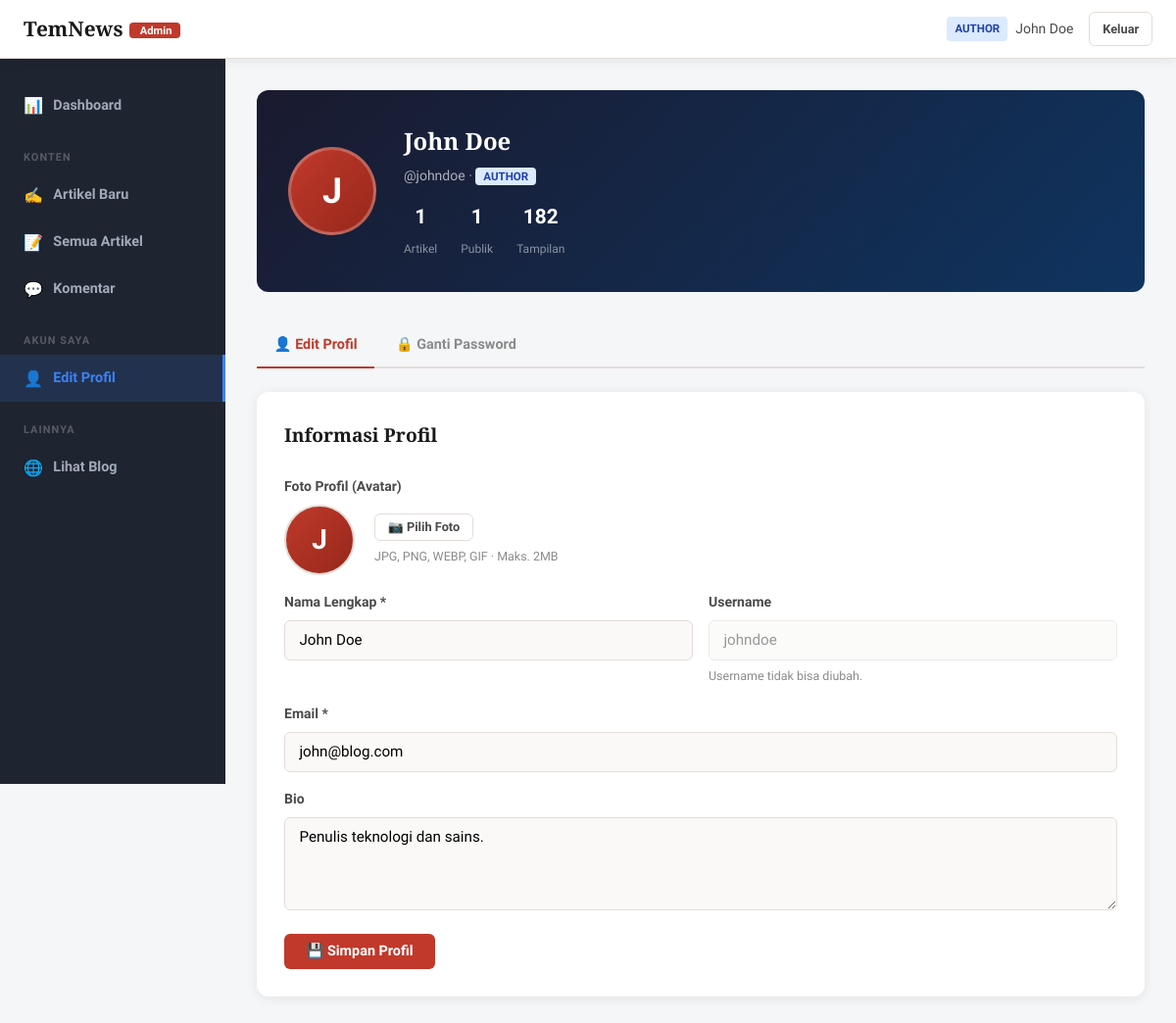
Screenshot of /admin/profil.php (signed in) with the database file from the repository.
### tables this page shows
CREATE TABLE users (
    id INT AUTO_INCREMENT PRIMARY KEY,
    username VARCHAR(50) UNIQUE NOT NULL,
    email VARCHAR(100) UNIQUE NOT NULL,
    password VARCHAR(255) NOT NULL,
    full_name VARCHAR(100) NOT NULL,
    role ENUM('admin', 'author') DEFAULT 'author',
    avatar VARCHAR(255) DEFAULT NULL,
    bio TEXT DEFAULT NULL,
    created_at TIMESTAMP DEFAULT CURRENT_TIMESTAMP,
    updated_at TIMESTAMP DEFAULT CURRENT_TIMESTAMP ON UPDATE CURRENT_TIMESTAMP
);

### config.php (called while the page is built, shortened)
<?php
function escape($str) {
    return htmlspecialchars($str ?? '', ENT_QUOTES, 'UTF-8');
}

### admin/profil.php (the view, shortened to what this page needs)
<?php
require_once '../config.php';
$stmt = $pdo->prepare("SELECT * FROM users WHERE id = ?");
$stmt->execute([$_SESSION['user_id']]);
$tab      = $_GET['tab'] ?? 'profil';
$stmt->execute([$_SESSION['user_id']]);
$user = $stmt->fetch();
$artCount   = $pdo->prepare("SELECT COUNT(*) FROM articles WHERE author_id=?"); $artCount->execute([$user['id']]);
$artTotal   = $artCount->fetchColumn();
$artPublished = $pdo->prepare("SELECT COUNT(*) FROM articles WHERE author_id=? AND status='published'"); $artPublished->execute([$user['id']]); $artPub = $artPublished->fetchColumn();
$totalViews = $pdo->prepare("SELECT COALESCE(SUM(views),0) FROM articles WHERE author_id=?"); $totalViews->execute([$user['id']]); $views = $totalViews->fetchColumn();
?>
<!DOCTYPE html>
<html lang="id">
<head>
<link rel="stylesheet" href="../assets/style.css">
</head>
<body class="admin-body">
<?php include 'partials/admin-nav.php'; ?>
<div class="admin-layout">
  <?php include 'partials/admin-sidebar.php'; ?>
  <main class="admin-main">
    <div class="profile-hero">
      <div class="avatar-wrap">
        <div class="avatar-lg">
          <?php if (!empty($user['avatar_path']) && file_exists(UPLOAD_PATH . $user['avatar_path'])): ?>
            <img src="<?= escape(UPLOAD_URL . $user['avatar_path']) ?>" alt="Avatar">
          <?php else: ?>
            <?= strtoupper(substr($user['full_name'], 0, 1)) ?>
          <?php endif; ?>
        </div>
      </div>
      <div>
        <h2><?= escape($user['full_name']) ?></h2>
        <p>@<?= escape($user['username']) ?> · <span class="role-badge <?= $user['role'] ?>"><?= ucfirst($user['role']) ?></span></p>
        <div class="profile-stats">
          <div class="pstat"><strong><?= $artTotal ?></strong><span>Artikel</span></div>
          <div class="pstat"><strong><?= $artPub ?></strong><span>Publik</span></div>
          <div class="pstat"><strong><?= number_format($views) ?></strong><span>Tampilan</span></div>
        </div>
      </div>
    </div>
    <div class="profile-tabs">
      <a href="?tab=profil" class="<?= $tab==='profil'?'active':'' ?>">👤 Edit Profil</a>
      <a href="?tab=password" class="<?= $tab==='password'?'active':'' ?>">🔒 Ganti Password</a>
    </div>
    <?php if ($tab === 'profil'): ?>
    <div class="form-card">
      <h3 style="font-family:var(--font-serif);font-size:1.2rem;margin-bottom:1.5rem">Informasi Profil</h3>
      <form method="POST" enctype="multipart/form-data">
        <div class="form-group">
          <label>Foto Profil (Avatar)</label>
          <div class="avatar-preview-wrap">
            <div class="avatar-preview" id="avatarPreview">
              <?php if (!empty($user['avatar_path']) && file_exists(UPLOAD_PATH . $user['avatar_path'])): ?>
                <img src="<?= escape(UPLOAD_URL . $user['avatar_path']) ?>" alt="Avatar" id="avatarImg">
              <?php else: ?>
                <span id="avatarInitial"><?= strtoupper(substr($user['full_name'], 0, 1)) ?></span>
              <?php endif; ?>
            </div>
            <div>
              <button type="button" onclick="document.getElementById('avatarInput').click()" class="btn-outline sm">📷 Pilih Foto</button>
              <p class="hint">JPG, PNG, WEBP, GIF · Maks. 2MB</p>
            </div>
          </div>
        </div>
        <div class="form-row">
          <div class="form-group">
            <label>Nama Lengkap *</label>
            <input type="text" name="full_name" value="<?= escape($user['full_name']) ?>" required>
          </div>
          <div class="form-group">
            <label>Username</label>
            <input type="text" value="<?= escape($user['username']) ?>" disabled style="opacity:.6;cursor:not-allowed">
            <p class="hint">Username tidak bisa diubah.</p>
          </div>
        </div>
        <div class="form-group">
          <label>Email *</label>
          <input type="email" name="email" value="<?= escape($user['email']) ?>" required>
        </div>
        <div class="form-group">
          <label>Bio</label>
          <textarea name="bio" rows="4" placeholder="Ceritakan tentang diri Anda..."><?= escape($user['bio'] ?? '') ?></textarea>
        </div>
        <button type="submit" name="save_profile" class="btn-primary">💾 Simpan Profil</button>
      </form>
    </div>
    <?php endif; ?>
  </main>
</div>
</body>
</html>

### assets/style.css (style rules this page uses)
:root { --ink: #1a1a1a; --ink-soft: #4a4a4a; --ink-muted: #8a8a8a; --paper: #faf9f7; --paper-dark: #f0ede8; --accent: #c0392b; --accent-dark: #96281b; --accent-light: #f8e8e7; --gold: #b8860b; --border: #e2ddd8; --white: #ffffff; --admin-bg: #f4f6f8; --admin-sidebar: #1e2430; --admin-sidebar-text: #a0aab8; --admin-accent: #3b82f6; --shadow: 0 2px 12px rgba(0,0,0,0.08); --shadow-md: 0 4px 24px rgba(0,0,0,0.12); --radius: 6px; --radius-lg: 12px; --font-serif: 'Playfair Display', Georgia, serif; --font-sans: 'Source Sans 3', system-ui, sans-serif; }
*, *::before, *::after { box-sizing: border-box; margin: 0; padding: 0; }
html { scroll-behavior: smooth; }
body { font-family: var(--font-sans); font-size: 1rem; line-height: 1.7; color: var(--ink); background: var(--paper); -webkit-font-smoothing: antialiased; }
a { color: inherit; text-decoration: none; transition: color 0.2s; }
input, textarea, select, button { font-family: inherit; font-size: inherit; }
button { cursor: pointer; border: none; background: none; }
.btn-primary { display: inline-block; background: var(--accent); color: var(--white) !important; padding: 0.6rem 1.4rem; border-radius: var(--radius); font-weight: 600; font-size: 0.9rem; transition: background 0.2s, transform 0.15s; border: none; }
.btn-outline { display: inline-block; border: 1.5px solid var(--border); color: var(--ink-soft) !important; padding: 0.5rem 1.1rem; border-radius: var(--radius); font-weight: 600; font-size: 0.875rem; transition: border-color 0.2s, color 0.2s; }
.btn-outline.sm { font-size: 0.8rem; padding: 0.35rem 0.8rem; }
.author { font-size: 0.875rem; color: var(--ink-muted); }
.form-row { display: grid; grid-template-columns: 1fr 1fr; gap: 1rem; }
.form-group { margin-bottom: 1rem; }
.form-group label { display: block; font-size: 0.875rem; font-weight: 600; margin-bottom: 0.4rem; color: var(--ink-soft); }
.form-group input, .form-group textarea, .form-group select { width: 100%; padding: 0.65rem 0.9rem; border: 1.5px solid var(--border); border-radius: var(--radius); background: var(--paper); outline: none; transition: border-color 0.2s, box-shadow 0.2s; font-size: 0.95rem; }
.admin-body { background: var(--admin-bg); min-height: 100vh; }
.role-badge { padding: 0.15rem 0.5rem; border-radius: 4px; font-size: 0.72rem; font-weight: 700; text-transform: uppercase; }
.role-badge.author { background: #dbeafe; color: #1e40af; }
.admin-layout { display: flex; min-height: calc(100vh - 60px); }
.admin-main { flex: 1; padding: 2rem; max-width: 100%; overflow-x: auto; }
.form-card { background: var(--white); border-radius: var(--radius-lg); padding: 1.75rem; box-shadow: var(--shadow); margin-bottom: 1.5rem; }
.hint { font-size: 0.78rem; color: var(--ink-muted); margin-top: 0.35rem; }

### admin/profil.php (style rules this page uses)
.profile-hero { background:linear-gradient(135deg,#1a1a2e,#0f3460);border-radius:var(--radius-lg);padding:2rem;display:flex;align-items:center;gap:1.75rem;margin-bottom:2rem;color:white }
.avatar-wrap { position:relative;flex-shrink:0 }
.avatar-lg { width:90px;height:90px;border-radius:50%;border:3px solid rgba(255,255,255,.25);object-fit:cover;display:flex;align-items:center;justify-content:center;font-size:2.25rem;font-weight:700;background:linear-gradient(135deg,var(--accent),var(--accent-dark));color:white;overflow:hidden }
.profile-hero h2 { font-family:var(--font-serif);font-size:1.5rem;margin-bottom:.2rem }
.profile-hero p { color:rgba(255,255,255,.65);font-size:.875rem }
.profile-stats { display:flex;gap:1.5rem;margin-top:.75rem }
.pstat { text-align:center }
.pstat strong { display:block;font-size:1.3rem;font-weight:700 }
.pstat span { font-size:.75rem;color:rgba(255,255,255,.5) }
.profile-tabs { display:flex;gap:.25rem;border-bottom:2px solid var(--border);margin-bottom:1.5rem }
.profile-tabs a { padding:.6rem 1.1rem;font-size:.9rem;font-weight:600;color:var(--ink-muted);border-bottom:2px solid transparent;margin-bottom:-2px;transition:color .2s,border-color .2s }
.profile-tabs a.active { color:var(--accent);border-bottom-color:var(--accent) }
.avatar-preview-wrap { display:flex;align-items:center;gap:1.25rem;margin-bottom:1rem }
.avatar-preview { width:72px;height:72px;border-radius:50%;overflow:hidden;background:linear-gradient(135deg,var(--accent),var(--accent-dark));display:flex;align-items:center;justify-content:center;font-size:1.75rem;font-weight:700;color:white;flex-shrink:0;border:2px solid var(--border) }

### rows the page displays
users: full_name "J", full_name "John Doe", username "johndoe", role "AUTHOR", email "john@blog.com", bio "Penulis teknologi dan sains."

### other values shown
APP_NAME "TemNews"
$_SESSION['role'] "AUTHOR"
$_SESSION['full_name'] "John Doe"
$artTotal "1"
$artPub "1"
$views "182"
